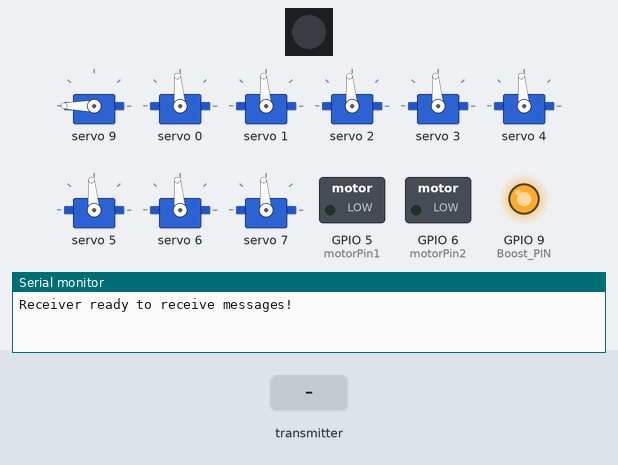
This sketch was run on a simulated ESP32-S3. Parts: 1 RGB LEDs in strip order, left to right, 9 × servo, switched loads named in the sketch (green lamp = pin HIGH), output pins drawn as LEDs (lit = HIGH), the last lines printed to the serial monitor. The inputs (shaded band) are chosen by the test bench. Dim RGB values are drawn brighter than linear.

Above: at 2.2 s.
2.3 s: the transmitter starts sending buttons.0 = 1
At 3.0 s:
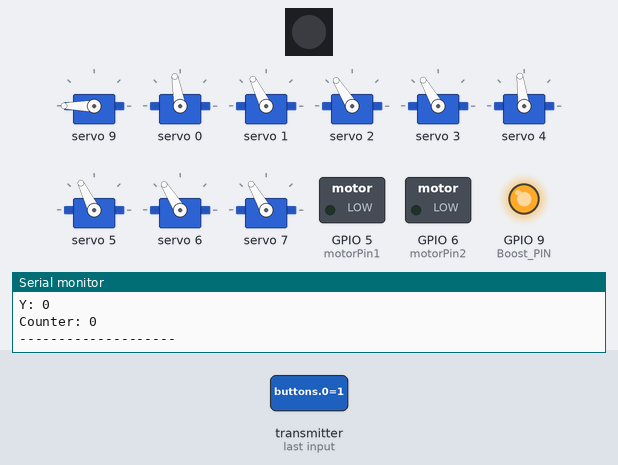
5.3 s: the transmitter starts sending buttons.0 = 0
6.8 s: the transmitter starts sending buttons.1 = 1
At 7.4 s:
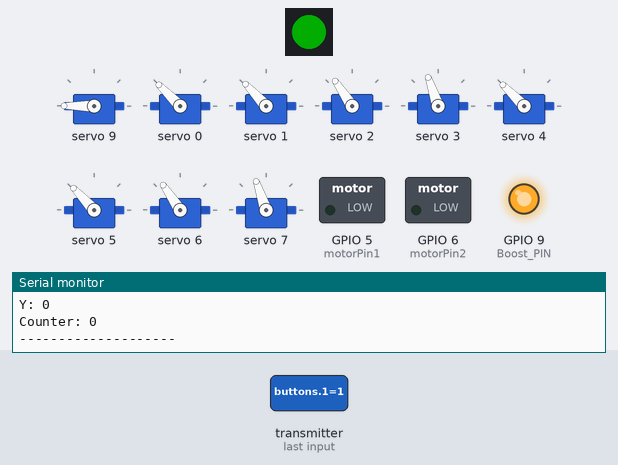
9.8 s: the transmitter starts sending buttons.1 = 0
11.3 s: the transmitter starts sending buttons.2 = 1
At 12.1 s:
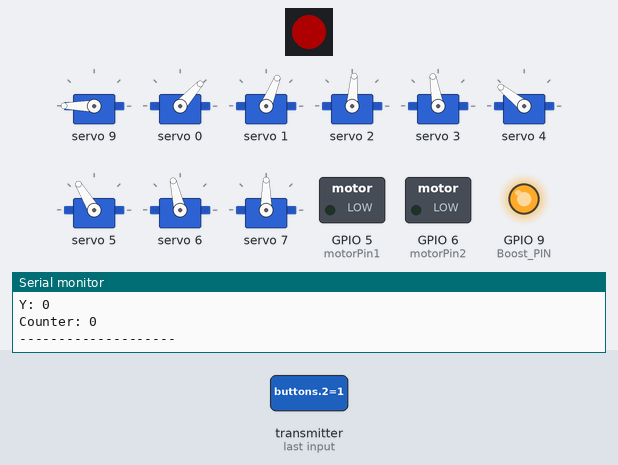
14.3 s: the transmitter starts sending buttons.2 = 0
At 14.9 s:
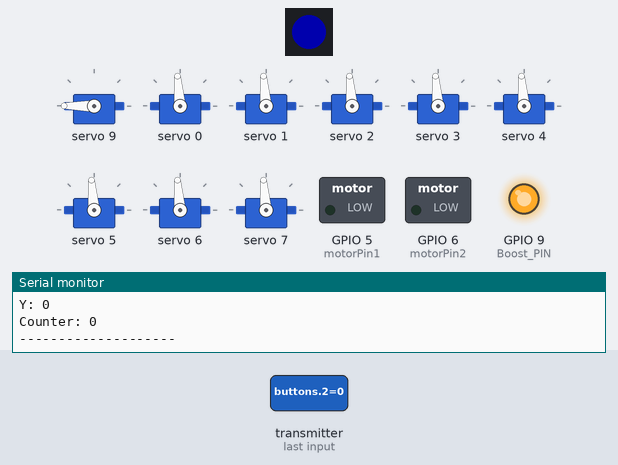
Timing chart, 0 to 16.8 s (numbered marks = the images above; inputs shaded):
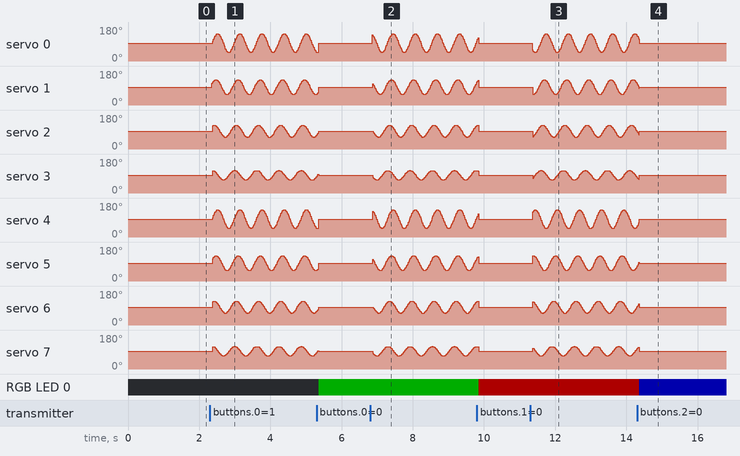

The sketch:

RecieverWServoClass.ino
```cpp
#include <WiFi.h>
#include <esp_now.h>
#include <Adafruit_NeoPixel.h>
#include <Adafruit_PWMServoDriver.h>

//constants
float decayFactor = 0.8;
float baseAmplitude = 45.0;
float timeStep = 0.05;
float TimeVar = 0;
int NumServos = 4;


void onReceive(const esp_now_recv_info_t *info, const uint8_t *incomingData, int len);

#define LED_PIN PIN_NEOPIXEL // Built-in NeoPixel is typically on pin 8
#define NUM_LEDS 1 // Only one NeoPixel for built-
Adafruit_NeoPixel strip = Adafruit_NeoPixel(NUM_LEDS, LED_PIN, NEO_GRB + NEO_KHZ800);
#define LED_PIN2 13

//SEt up pin on boost convertor
#define Boost_PIN 9


void NeoPixelGreen() {
  strip.setPixelColor(0, strip.Color(0, 255, 0)); // Set to green
  strip.setBrightness(50); // Brightness level (0-255)
  strip.show(); // Display the color
}

void NeoPixelBlue() {
  strip.setPixelColor(0, strip.Color(0, 0, 255)); // Set to blue
  strip.setBrightness(50); // Brightness level (0-255)
  strip.show(); // Display the color
}

void NeoPixelRed() {
  strip.setPixelColor(0, strip.Color(255, 0, 0)); // Set to red
  strip.setBrightness(50); // Brightness level (0-255)
  strip.show(); // Display the color
}

void NeoPixelPurple() {
  strip.setPixelColor(0, strip.Color(128, 0, 128)); // Set to purple
  strip.setBrightness(50); // Brightness level (0-255)
  strip.show(); // Display the color
}

// Latest Received values
int RecievedX = 0;
int RecievedY = 0;
int RecievedCounter = 0;
uint8_t RecievedButtons[5] = {0, 0, 0, 0, 0};

// Structure to store received data
typedef struct struct_message {
  uint8_t buttons[5];
  int X;
  int Y;
  int counter;
} struct_message;

// Servo Driver Setup
Adafruit_PWMServoDriver board1 = Adafruit_PWMServoDriver(0x40);
#define SERVOMIN  125
#define SERVOMAX  625

//Grabber open close logic
bool grabberOpen      = false;
bool lastButton4State = false;
// motor pins (DRV8833)
const int motorPin1 = 5;
const int motorPin2 = 6;
//Servo constants
int openAngle  = 180;
int closeAngle = 20;
int currentAngle;


void clkwsSpin() {
  int d = 10;
  digitalWrite(motorPin1, HIGH);
  digitalWrite(motorPin2, LOW);
  delay(d);
  // digitalWrite(motorPin1, LOW);
  // digitalWrite(motorPin2, LOW);
  // delay(500);
}

void antclkwsSpin() {
  int d = 10;
  digitalWrite(motorPin2, HIGH);
  digitalWrite(motorPin1, LOW);
  delay(d);
  digitalWrite(motorPin1, LOW);
  digitalWrite(motorPin2, LOW);
  delay(500);
}

void motorSpin() {
  int d = 250;
  digitalWrite(motorPin1, HIGH);
  digitalWrite(motorPin2, LOW);
  delay(d);
  digitalWrite(motorPin1, LOW);
  digitalWrite(motorPin2, LOW);
  delay(500);
  digitalWrite(motorPin1, LOW);
  digitalWrite(motorPin2, HIGH);
  delay(d);
  digitalWrite(motorPin1, LOW);
  digitalWrite(motorPin2, LOW);
}

// maps 0–180° → SERVOMIN–SERVOMAX and writes to PCA9685
void setServoAngleJay(int angle) {
  angle = constrain(angle, 0, 180);
  int pulse = map(angle, 0, 180, SERVOMIN, SERVOMAX);
  board1.setPWM(9, 0, pulse);
  currentAngle = angle;
}

void servoOpen() {
  setServoAngleJay(openAngle);
}

void servoClose() {
  setServoAngleJay(closeAngle);
}

//Class for servos
class ServoGroup {
private:
    Adafruit_PWMServoDriver* pwm;
    int servoIDs[4]; // Store IDs of the 4 servos in the group
    float baseAmplitude;
    float decayFactor;
    float timeVar;
    float timeStep;
    float phaseShift;

public:
    ServoGroup(Adafruit_PWMServoDriver* pwmDriver, int ids[4], float amplitude = 45.0, float decay = 0.8, float step = 0.05, float shift = 0.5)
        : pwm(pwmDriver), baseAmplitude(amplitude), decayFactor(decay), timeVar(0), timeStep(step), phaseShift(shift) {
        for (int i = 0; i < 4; i++) {
            servoIDs[i] = ids[i];
        }
    }

    int angleToPulse(int ang) {
        return map(ang, 0, 180, SERVOMIN, SERVOMAX);
    }

    void moveServos(float directionMultiplier) {
        for (int i = 0; i < 4; i++) {
            float amplitude = baseAmplitude * pow(decayFactor, i);
            float angle = 90 + directionMultiplier * amplitude * sin(timeVar + (i * phaseShift));
            pwm->setPWM(servoIDs[i], 0, angleToPulse(angle));
        }
        timeVar += timeStep;
    }

    void centerServos() {
        for (int i = 0; i < 4; i++) {
            pwm->setPWM(servoIDs[i], 0, angleToPulse(90)); // Move to center
        }
    }
};

struct_message receivedData;

int leftServos[] = {0, 1, 2, 3};  // PWM channels for left servos
int rightServos[] = {4, 5, 6, 7}; // PWM channels for right servos

ServoGroup leftGroup(&board1, leftServos);
ServoGroup rightGroup(&board1, rightServos);

void setup() {
  Serial.begin(115200);
  delay(1000);

  WiFi.mode(WIFI_STA);
  WiFi.disconnect();

  if (esp_now_init() != ESP_OK) {
    Serial.println("Error initializing ESP-NOW");
    return;
  }
  esp_now_register_recv_cb(onReceive);

  Serial.println("Receiver ready to receive messages!");

  // NeoPixel setup
  pinMode(LED_PIN, OUTPUT);
  strip.begin();
  strip.show();

  // Servo driver setup
  board1.begin();
  board1.setPWMFreq(60);

  //Boost setup
  pinMode(Boost_PIN, OUTPUT); // Configure LED_PIN2 as an output
  digitalWrite(Boost_PIN, HIGH); // Set LED_PIN2 to HIGH

  // --- motor driver pins
  pinMode(motorPin1, OUTPUT);
  pinMode(motorPin2, OUTPUT);

  //ServoGrabberSetup
  currentAngle = openAngle;
  setServoAngleJay(currentAngle);
}

void onReceive(const esp_now_recv_info_t *info, const uint8_t *incomingData, int len) {
  memcpy(&receivedData, incomingData, sizeof(receivedData));
  //Recieved data printing to serial for debugging
  Serial.println("Received Data:");
  Serial.print("Buttons: ");
  for (int i = 0; i < 5; i++) {
    Serial.print(receivedData.buttons[i]);
    Serial.print(" ");
  }
  Serial.println();

  Serial.print("X: ");
  Serial.println(receivedData.X);

  Serial.print("Y: ");
  Serial.println(receivedData.Y);

  Serial.print("Counter: ");
  Serial.println(receivedData.counter);

  Serial.println("--------------------");

  //Setting recieved values to correct variables
  RecievedX = receivedData.X;
  RecievedY = receivedData.Y;
  RecievedCounter = receivedData.counter;

  for (int i = 0; i < 5; i++){
    RecievedButtons[i] = receivedData.buttons[i];
  }

}

int angleToPulse(int ang) {
  return map(ang, 0, 180, SERVOMIN, SERVOMAX);
}

void moveServos(bool forward) {
  int phaseShift = 90;
  for (int angle = 0; angle <= 180; angle += 10) {
    for (int i = 0; i < 4; i++) {
      int adjustedAngleLeft = forward ? angle : 180 - angle;
      int adjustedAngleRight = forward ? (angle + phaseShift) % 180 : 180 - ((angle + phaseShift) % 180);
      board1.setPWM(i, 0, angleToPulse(adjustedAngleLeft));
      board1.setPWM(i + 4, 0, angleToPulse(adjustedAngleRight));
    }
    delay(100);
  }
}

void ManualControl() {
  while (RecievedButtons[0] == 1) {
        leftGroup.moveServos(1);  // Move left side forward
        rightGroup.moveServos(1); // Move right side forward
        NeoPixelGreen();
    }
  while (RecievedButtons[1] == 1) {
      leftGroup.moveServos(-1);  // Move left side backward
      rightGroup.moveServos(-1); // Move right side backward
      NeoPixelRed();
  }
  while (RecievedButtons[2] == 1) {
      leftGroup.moveServos(1);   // Left side moves forward
      rightGroup.moveServos(-1); // Right side moves backward (turn left)
      NeoPixelBlue();
  }
  while (RecievedButtons[3] == 1) {
      leftGroup.moveServos(-1);  // Left side moves backward
      rightGroup.moveServos(1);  // Right side moves forward (turn right)
      NeoPixelPurple();
  }
  bool btn4 = (RecievedButtons[4] == 1);
  if(btn4 && !lastButton4State) {
    motorSpin();
  }
  lastButton4State = btn4;
  //Center servos
  leftGroup.centerServos();
  rightGroup.centerServos();
}


void SpinControl() {
  // if Y low and grabber still open → close it
  if (RecievedY <= 400 && grabberOpen) {
    int pulse = map(closeAngle, 0, 180, SERVOMIN, SERVOMAX);
    board1.setPWM(9, 0, pulse);
    grabberOpen = false;
    Serial.println("SpinControl → grabber CLOSED");
  }
  // else if Y high and grabber still closed → open it
  else if (RecievedY >= 600 && !grabberOpen) {
    int pulse = map(openAngle, 0, 180, SERVOMIN, SERVOMAX);
    board1.setPWM(9, 0, pulse);
    grabberOpen = true;
    Serial.println("SpinControl → grabber OPENED");
  }
}


void loop() {
  ManualControl();
  SpinControl();
}
```
